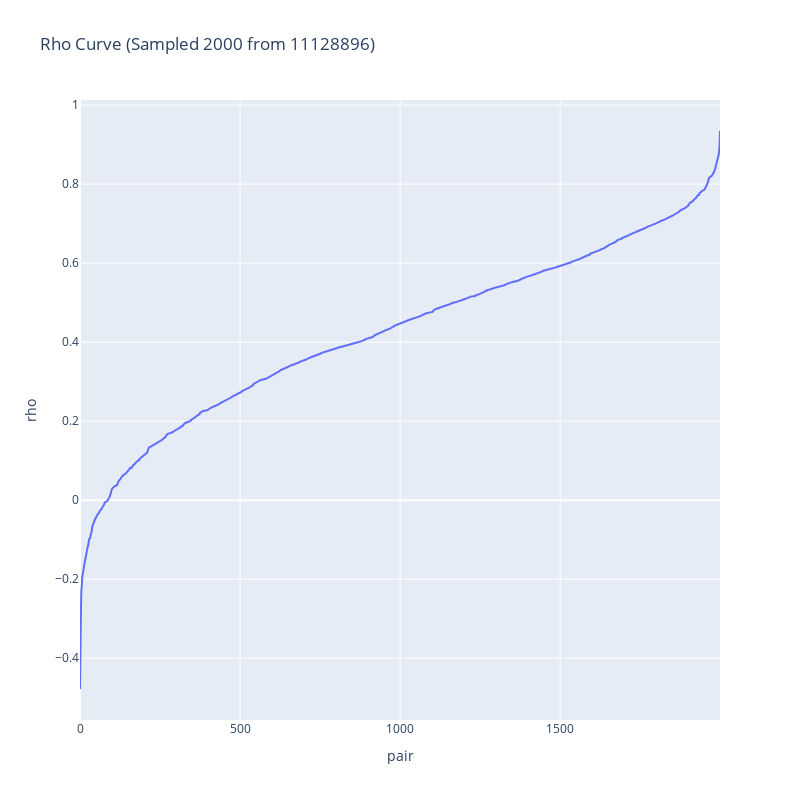

Source (notebook cell):
### Code cell
plot_rho_curve(ccm_filtered_redundancy_extracted_cluster.flatten())

### Figure 1 — Plotly figure (JSON) as saved in the notebook; plotly's stock layout.template omitted (floating-point values rounded to 4 significant figures; data arrays with more than 128 entries replaced by an {"elided": "..."} marker saying what was removed)
{"data": [{"showlegend": false, "type": "scatter", "x": {"elided": "2000 int values"}, "y": {"elided": "2000 float values"}}], "layout": {"height": 800, "title": {"text": "Rho Curve (Sampled 2000 from 11128896)"}, "width": 800, "xaxis": {"title": {"text": "pair"}}, "yaxis": {"title": {"text": "rho"}}}}
